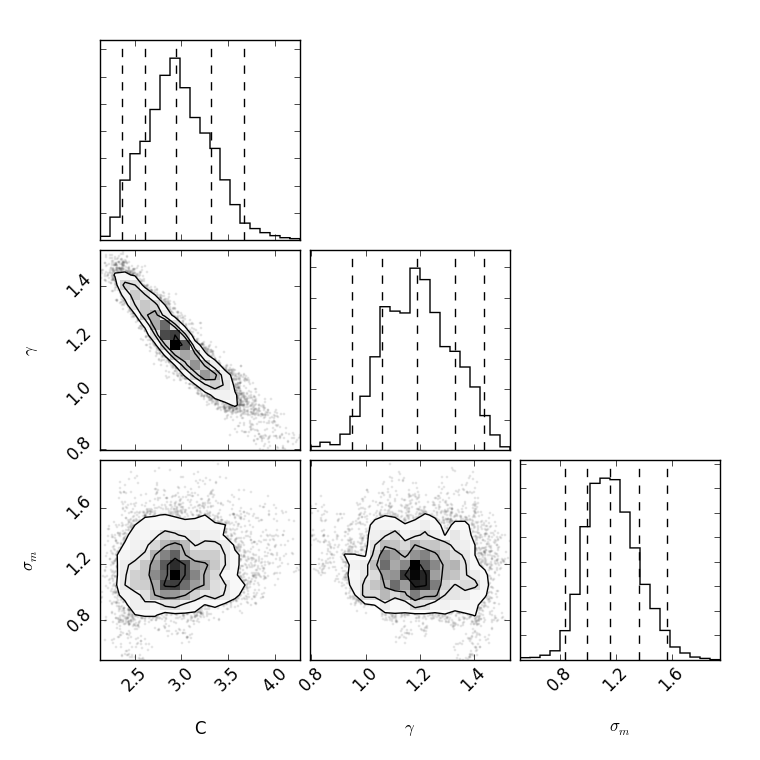

Here is the Python script that generated this plot:
import numpy as np
#import matplotlib.pyplot as plt
import corner

datafile = '/Users/jingjing/Work/DK_project/Stat_Practice/Projects/RecoverAngie/test_angie.out'

data = np.loadtxt(datafile)
n_data = int(5e5)
data_burnout = data[n_data/2:,:]
data_thin = data_burnout[0::25,:]
data_rearange = np.transpose(np.vstack((data_thin[:,1],data_thin[:,0],data_thin[:,2])))
#c, gamma, sm = data[:,0], data[:,1], data[:,2]

figure = corner.corner(data_rearange, labels=['C',r'$\gamma$',r'$\sigma_m$'],\
						truths=[0.0,0.0,0.0], quantiles=[0.025,0.16,0.5,0.84,0.975]
					)
figure.savefig("plt_angie.png")
